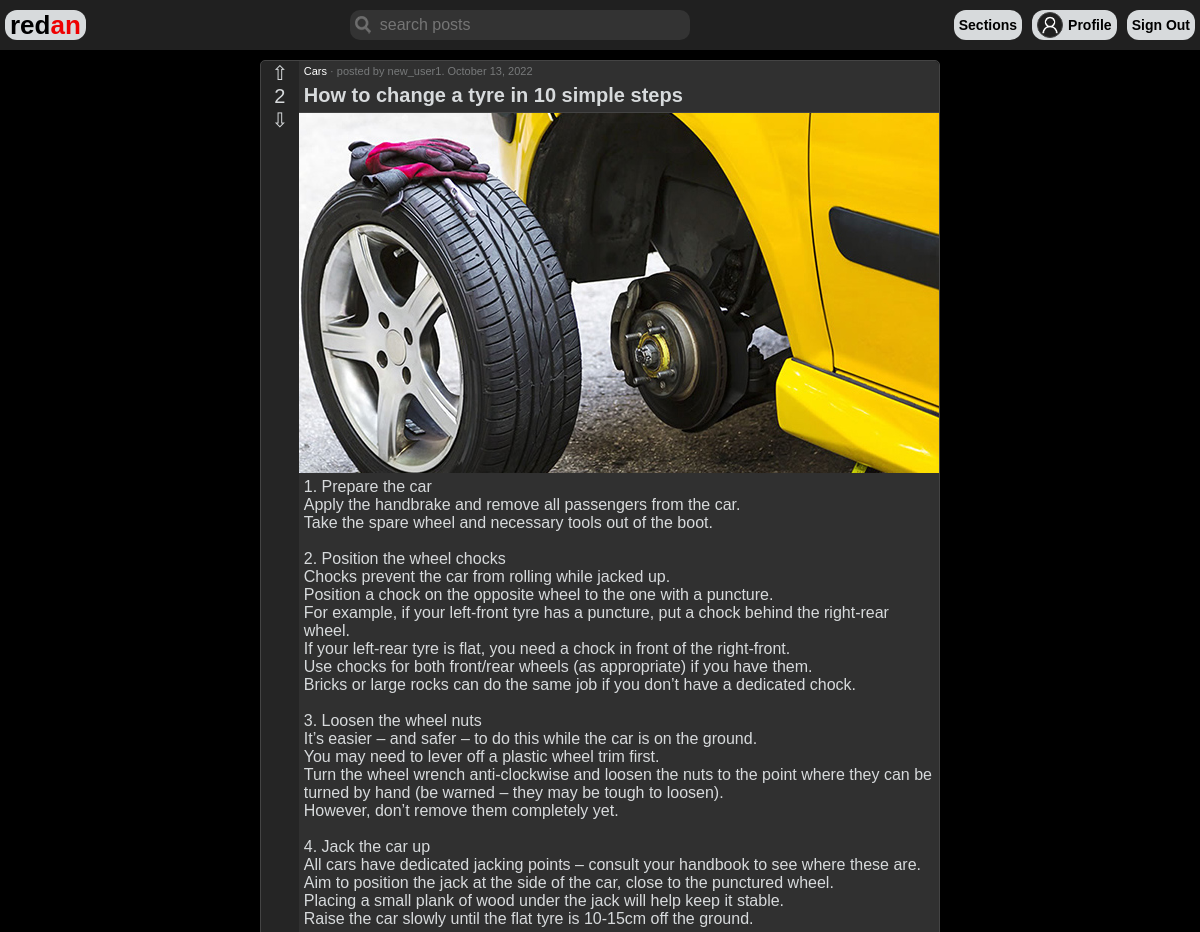
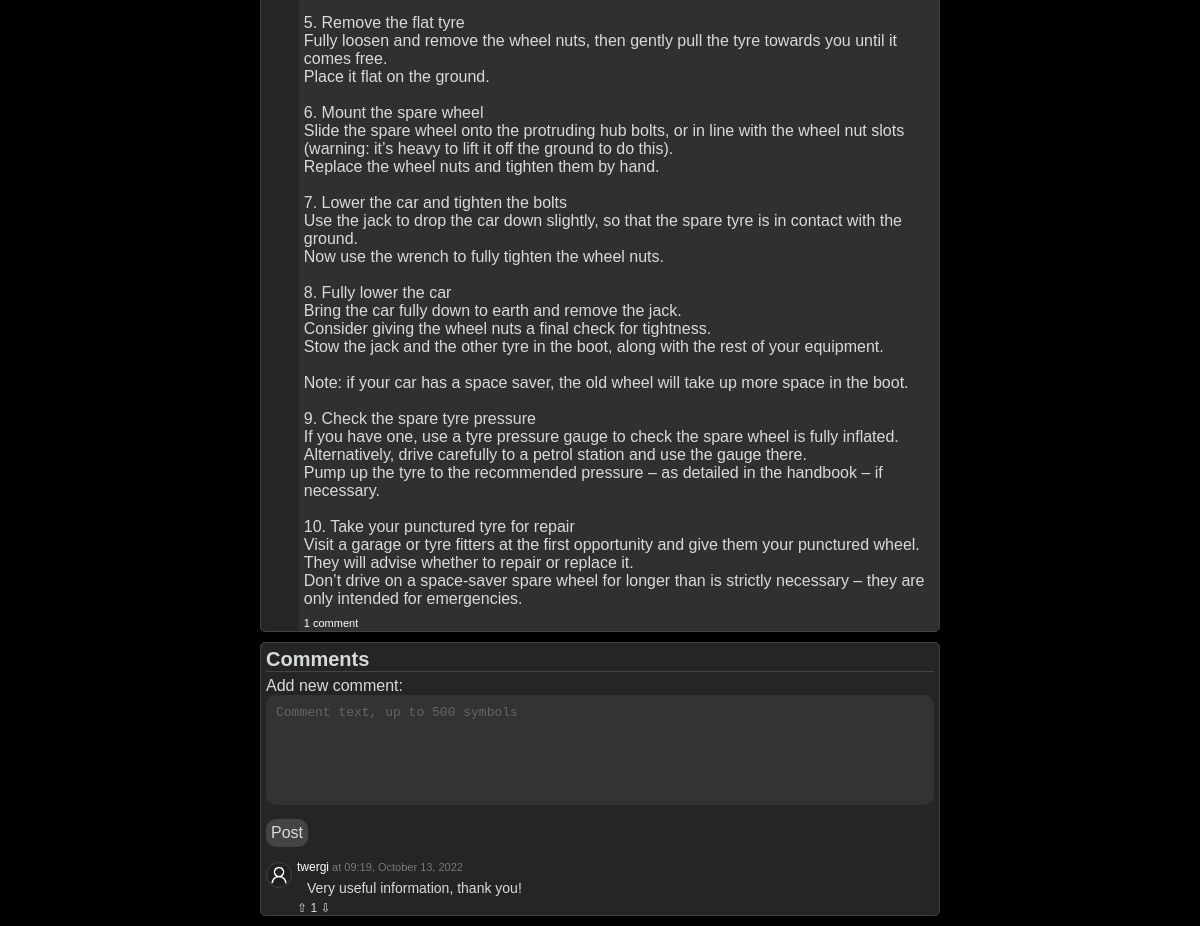
The app's page /sections/Cars/post/b3e81085-e20d-4990-9b92-55b823d2dc53/ (signed in) with its own data (2 pictures, top to bottom).
### users/models.py (models this page shows, shortened)
class Profile(models.Model):
    id = models.UUIDField(default=uuid.uuid4, unique=True, primary_key=True, editable=False)
    user_id = models.OneToOneField(User, on_delete=models.CASCADE)
    about = models.CharField(max_length=200, blank=True)
    country = CountryField(blank=True)
    drf_token = models.CharField(max_length=50, blank=True, null=True)
    rating = models.IntegerField(default=0)
    profile_image = models.ImageField(upload_to='user/profile/', blank=True, default=defaultImage('profile'))
    banner_image = models.ImageField(upload_to='user/banner/', blank=True, default=defaultImage('banner'))
    def __str__(self):
        return str(self.user_id)

### ribbon/models.py (models this page shows, shortened)
class SectionPost(models.Model):
    id = models.UUIDField(default=uuid.uuid4, unique=True, primary_key=True, editable=False)
    section_id = models.ForeignKey(Section, on_delete=models.CASCADE)
    profile_id = models.ForeignKey(Profile, on_delete=models.CASCADE)
    title = models.CharField(max_length=100)
    rating = models.IntegerField(default=0)
    image = models.ImageField(upload_to=sectionpost_path, null=True, blank=True)
    content = models.TextField(max_length=4000, blank=True)
    date_published = models.DateTimeField(auto_now_add=True)
    class Meta():
        ordering = ['-rating', '-date_published']

class Section(models.Model):
    id = models.UUIDField(default=uuid.uuid4, unique=True, primary_key=True, editable=False)
    title = models.CharField(max_length=50, unique=True)
    short_description = models.CharField(max_length=50, blank=True)
    description = models.CharField(max_length=500, blank=True)
    image = models.ImageField(upload_to=section_image_path)
    banner = models.ImageField(upload_to=section_banner_path, blank=True)
    banner_color = models.TextField(max_length=7, null=False, default='#FFFFFF')
    owner = models.ForeignKey(Profile, on_delete=models.CASCADE)
    subscribers = models.ManyToManyField(User, editable=False)
    date_created = models.DateTimeField(auto_now_add=True)

class Comment(models.Model):
    id = models.UUIDField(default=uuid.uuid4, unique=True, primary_key=True, editable=False)
    profile_id = models.ForeignKey(Profile, null=True, on_delete=models.CASCADE)
    section_post_id = models.ForeignKey(SectionPost, null=True, blank=True, on_delete=models.CASCADE)
    text = models.TextField(max_length=500)
    rating = models.IntegerField(default=0, editable=False)
    date_published = models.DateTimeField(auto_now_add=True)
    class Meta():
        ordering = ['-rating', 'date_published']

### ribbon/views.py (the view, shortened to what this page needs)
# urls.py: path('sections/<str:section_title>/post/<post_id>/', views.postView, name='post'),
def postView(request, section_title, post_id):
    post = SectionPost.objects.get(id=post_id)
    comments = post.comment_set.all()
    form = CommentForm()
    context = {
        'post': post,
        'comments': comments,
        'form': form,
    }
    return render(request, 'ribbon/post.html', context)

### ribbon/forms.py
class CommentForm(ModelForm):
    class Meta:
        model = Comment
        fields = '__all__'
        widgets = {
            'text': forms.Textarea(attrs={
                'rows': 6,
            })
        }
        exclude = ['profile_id', 'section_post_id']
    def __init__(self, *args, **kwargs):
        super(CommentForm, self).__init__(*args, **kwargs)
        self.fields['text'].widget.attrs.update({
            'class': 'input',
            'placeholder': 'Comment text, up to 500 symbols',
            'style': 'resize: none;'
        })
        self.fields['text'].label = 'Add new comment'

### ribbon/templates/ribbon/post.html (shortened to what this page needs)
{% extends 'ribbon/base.html' %}
{% block content %}
<head>
</head>
<main>
    <div class="ribbon_post_container">
        {% include 'ribbon/single-post.html' %}
        <div class="div_comments" id="comments">
            <h3 class="post_title div_title bottom_border">Comments</h3>
            <div class="m-5">
                {% if request.user.is_authenticated %}
                <form method="POST" action="">
                    {{ form }}
                    <button class="submit-btn cancel-btn" type="submit">Post</button>
                </form>
                {% else %}
                <span class="">Please, <a class="red_link" href="{% url 'login' %}?next={% url 'post' post.section_id post.id %}">login</a> to comment</span>
                {% endif %}
            </div>
            {% if comments %}
            {% for comment in comments %}
            <div class="comment">
               <img class="navbar_profile_image div_title" src="{{ comment.profile_id.profile_image.url }}">
               <div class="flex_column">
                    <div>
                        <a class="post_main_link" style="font-size: 12px; margin-left: 0px" href="{% url 'user' comment.profile_id.user_id.username %}">{{ comment.profile_id.user_id.username }}</a><span class="post_info"> at {{ comment.date_published|date:"H:i, F j, Y" }}</span>
                    </div>
                    <div class="comment_text">
                        {{ comment.text }}
                    </div>
                    <div class="comment_subbuttons">
                       <span id="comment-{{ comment.id }}-up" class="comment_vote pointer" data-value="up" data-section_id="{{ post.section_id.id }}" data-post_id="{{ post.id }}" data-comment_id="{{ comment.id }}">&#8679; </span><span id="comment-{{ comment.id }}-rating">{{ comment.rating }} </span><span id="comment-{{ comment.id }}-down" class="comment_vote pointer" data-value="down" data-section_id="{{ post.section_id.id }}" data-post_id="{{ post.id }}" data-comment_id="{{ comment.id }}">&#8681;</span>
                    </div>
               </div>
            </div>
            {% endfor %}
            {% endif %}
        </div>
    </div>
</main>
{% endblock content %}

### ribbon/templates/ribbon/navbar.html (shortened to what this page needs)
<header>
    <div class="navbar">
        <a class="navbar_button_logo" href="{% url 'ribbon' %}">
            <span>red</span><span class="logo_link">an</span>
        </a>
        <form id="searchForm" method="GET" action="{% url 'ribbon' %}">
            <input class="search" type="text" placeholder="search posts" name="search_posts" value="{{ search_posts }}" method="POST">
        </form>
        <div style="display: flex; align-items: center;">
            <a class="navbar_button" href="{% url 'sections' %}">
                Sections
            </a>
            {% if request.user.is_authenticated %}
            <a class="navbar_button" href="{% url 'user' request.user.username %}">
                <img class="navbar_profile_image" src="{{ request.user.profile.profile_image.url }}">
                <span class="ml-5">Profile<span>
            </a>
            <a class="navbar_button" href="{% url 'logout' %}">
                Sign Out
            </a>
            {% endif %}
        </div>
    </div>
</header>

### ribbon/templates/ribbon/single-post.html (shortened to what this page needs)
<div class="div_post">
    <div class="div_post_rating">
        <div>
            <span id="post-{{ post.id }}-up" class="post_vote pointer" data-value="up" data-post_id="{{ post.id }}" data-section_id="{{ post.section_id.id }}">&#8679;</span>
        </div>
        <div>
            <span id="post-{{ post.id }}-rating">{{ post.rating }}</span>
        </div>
        <div>
            <span id="post-{{ post.id }}-down" class="post_vote pointer" data-value="down" data-post_id="{{ post.id }}" data-section_id="{{ post.section_id.id }}">&#8681;</span>
        </div>
    </div>
    <div class="post_content">
        <div>
            <a class="post_main_link" href="{% url 'section' post.section_id.title %}">{{ post.section_id.title }}</a><span class="post_info"> · posted by <a class="post_secondary_link" href="{% url 'user' post.profile_id.user_id %}">{{ post.profile_id }}</a>. {{ post.date_published|date:"F j, Y" }}</span>
        </div>
        <div class="div_title">
            <a class="post_title" href="{% url 'post' post.section_id.title post.id %}">{{ post.title }}</a>
        </div>
        {% if post.image %}
            <img style="width: 100%" src="{{ post.image.url }}">
        {% endif %}
        <div class="post_text">
            {{ post.content|linebreaksbr }}
        </div>
        <div>
            <a class="post_main_link" href="{% url 'post' post.section_id.title post.id %}#comments">{{ post.comment_set.all.count }} сomment{{ post.comment_set.all.count|pluralize:'s'}}</a>
        </div>
    </div>
</div>

### ribbon/static/ribbon/main.css (style rules this page uses)
body { background-color: #000; margin: 0; font-family: "Trebuchet MS", "Verdana", "Tahoma", sans-serif; }
header { position: sticky; top: 0; z-index: 1; }
.navbar { display: flex; height: 50px; align-items: center; justify-content: space-between; min-width: 650px; background-color: #202020; }
.logo_link { color: #e00; }
.navbar_button_logo { display: inline-flex; height: 30px; padding: 0 5px; margin: 2px 5px; align-items: center; border-radius: 12px; background-color: #D7DADC; font-weight: bold; text-decoration: none; font-size: 26px; color: #000; }
.search { border: none; border-radius: 10px; height: 30px; background-color: #333; background-image: url("images/searchicon.png"); background-position: 5px 6px; background-repeat: no-repeat; color: #fff; font-family: inherit; font-size: 16px; min-width: 300px; padding: 0px 10px 0px 30px; }
.navbar_profile_image { display: inline-flex; height: 24px; width: 24px; object-fit: cover; border-radius: 15px; border: solid 1px #444; background-color: #202020; }
.navbar_button { display: inline-flex; height: 30px; align-items: center; border-radius: 12px; background-color: #D7DADC; margin: 2px 5px; padding: 0 5px; text-decoration: none; font-size: 14px; font-weight: bold; color: #000; }
.ribbon_post_container { width: 700px; margin: 0 auto; }
.div_post { display: flex; margin: 10px; color: #D7DADC; background-color: #252525; border: solid 1px #444; border-radius: 5px; }
.div_post_rating { display: flex; flex-direction: column; width: 40px; }
.div_post_rating div { text-align: center; }
.div_post_rating span { text-decoration: none; color: inherit; font-size: 20px; }
.post_content { display: flex; flex-direction: column; border-radius: 0 5px 5px 0; background-color: #303030; width: 100%; }
.post_main_link { margin: 5px 0px 0px 5px; text-decoration: none; font-size: 11px; color: #fff; }
.post_secondary_link { text-decoration: none; color: #77797a; }
.post_info { font-size: 11px; color: #77797a; }
.div_title { margin: 5px; }
.bottom_border { border-bottom: solid 1px #444; }
.post_title { font-size: 20px; text-decoration: none; font-weight: bold; color: #D7DADC; }
.post_text { margin: 5px; }
#id_email, #id_about, #id_username, #id_password1, #id_password2, .input { width: calc(100% - 20px); padding: 10px; border-radius: 10px; font-size: inherit; color: #fff; background-color: #333; border: none; }
#id_email::placeholder, #id_about::placeholder, #id_country::placeholder, #id_username::placeholder, #id_password1::placeholder, #id_password2::placeholder, .input::placeholder { color: #666; }
.submit-btn { margin-top: 10px; background-color: #444; padding: 5px; border-radius: 10px; color: #D7DADC; font-family: inherit; font-size: inherit; cursor: pointer; border: none; }
.div_comments { margin: 10px; min-width: 400px; color: #D7DADC; background-color: #252525; border: solid 1px #444; border-radius: 5px; }
.comment { display: flex; margin-top: 10px; }
.flex_column { display: flex; flex-flow: column; }
.comment_text { font-size: 14px; margin: 5px 10px; }
.comment_subbuttons { font-size: 12px; }
.ml-5 { margin-left: 5px; }
.m-5 { margin: 5px; }
.pointer { cursor: pointer; }

### records on screen
SectionPost: rating "2", section_id "Cars", profile_id "new_user1", date_published "October 13, 2022", title "How to change a tyre in 10 simple steps", image (picture), content "1. Prepare the car Apply the handbrake and remove all passengers from the car. Take the spare wheel and necessary tools out of the boot. 2. Position the wheel chocks Chocks prevent the car from rolling while jacked up. Position a chock on the opposite wheel to the one with a puncture. For example, if your left-front tyre has a puncture, put a chock behind the right-rear wheel. If your left-rear tyre is flat, you need a chock in front of the right-front. Use chocks for both front/rear wheels (as appropriate) if you have them. Bricks or large rocks can do the same job if you don’t have a dedicated chock. 3. Loosen the wheel nuts It’s easier – and safer – to do this while the car is on the…", comment_set.all.count "1"
Comment: profile_id.profile_image (placeholder picture), profile_id.user_id.username "twergi", date_published "09:19, October 13, 2022", text "Very useful information, thank you!", rating "1"
